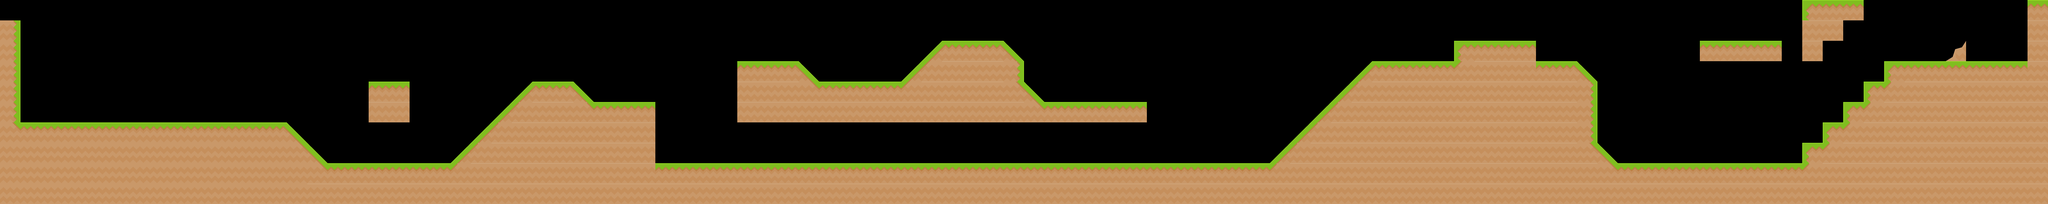

A 2D game scene composited from a Tiled map and its tileset images. What follows is a short description and the map's XML, with every tile layer's data as written:
An orthogonal 100x10 tile map with 70x70 px tiles, 1 tile layer (Kachelebene 1), 2 tilesets.

<map version="1.2" tiledversion="1.2.3" orientation="orthogonal" renderorder="right-down" width="100" height="10" tilewidth="70" tileheight="70" infinite="0" nextlayerid="4" nextobjectid="1">
 <tileset firstgid="1" source="Spritesheet_ground.tsx" />
 <tileset firstgid="129" source="sheet.tsx" />
 <layer id="1" name="Kachelebene 1" width="100" height="10">
  <data encoding="csv">
0,0,0,0,0,0,0,0,0,0,0,0,0,0,0,0,0,0,0,0,0,0,0,0,0,0,0,0,0,0,0,0,0,0,0,0,0,0,0,0,0,0,0,0,0,0,0,0,0,0,0,0,0,0,0,0,0,0,0,0,0,0,0,0,0,0,0,0,0,0,0,0,0,0,0,0,0,0,0,0,0,0,0,0,0,0,0,0,166,154,154,0,0,0,0,0,0,0,0,154,
131,0,0,0,0,0,0,0,0,0,0,0,0,0,0,0,0,0,0,0,0,0,0,0,0,0,0,0,0,0,0,0,0,0,0,0,0,0,0,0,0,0,0,0,0,0,0,0,0,0,0,0,0,0,0,0,0,0,0,0,0,0,0,0,0,0,0,0,0,0,0,0,0,0,0,0,0,0,0,0,0,0,0,0,0,0,0,0,158,158,0,0,0,0,0,0,0,0,0,158,
131,0,0,0,0,0,0,0,0,0,0,0,0,0,0,0,0,0,0,0,0,0,0,0,0,0,0,0,0,0,0,0,0,0,0,0,0,0,0,0,0,0,0,0,0,174,154,154,154,133,0,0,0,0,0,0,0,0,0,0,0,0,0,0,0,0,0,0,0,0,0,166,154,154,154,0,0,0,0,0,0,0,0,154,154,154,154,0,158,0,0,0,0,0,0,150,0,0,0,158,
131,0,0,0,0,0,0,0,0,0,0,0,0,0,0,0,0,0,0,0,0,0,0,0,0,0,0,0,0,0,0,0,0,0,0,0,154,154,154,133,0,0,0,0,174,173,158,158,158,131,0,0,0,0,0,0,0,0,0,0,0,0,0,0,0,0,174,154,154,154,154,173,158,158,158,154,154,133,0,0,0,0,0,0,0,0,0,0,0,0,0,0,166,154,154,154,154,154,154,158,
131,0,0,0,0,0,0,0,0,0,0,0,0,0,0,0,0,0,154,154,0,0,0,0,0,174,154,154,133,0,0,0,0,0,0,0,158,158,158,132,154,154,154,154,173,158,158,158,158,132,133,0,0,0,0,0,0,0,0,0,0,0,0,0,0,174,134,158,158,158,158,158,158,158,158,158,158,131,0,0,0,0,0,0,0,0,0,0,0,0,0,166,134,158,158,158,158,158,158,158,
131,0,0,0,0,0,0,0,0,0,0,0,0,0,0,0,0,0,158,158,0,0,0,0,174,134,158,158,145,154,154,154,0,0,0,0,158,158,158,158,158,158,158,158,158,158,158,158,158,158,132,154,154,154,154,154,0,0,0,0,0,0,0,0,174,134,158,158,158,158,158,158,158,158,158,158,158,131,0,0,0,0,0,0,0,0,0,0,0,0,166,134,158,158,158,158,158,158,158,158,
132,154,154,154,154,154,154,154,154,154,154,154,154,154,133,0,0,0,0,0,0,0,0,174,134,158,158,158,158,158,158,158,0,0,0,0,0,0,0,0,0,0,0,0,0,0,0,0,0,0,0,0,0,0,0,0,0,0,0,0,0,0,0,174,134,158,158,158,158,158,158,158,158,158,158,158,158,131,0,0,0,0,0,0,0,0,0,0,0,166,134,158,158,158,158,158,158,158,158,158,
164,164,164,164,164,164,164,164,164,164,164,164,164,164,132,133,0,0,0,0,0,0,174,134,158,158,158,158,158,158,158,158,0,0,0,0,0,0,0,0,0,0,0,0,0,0,0,0,0,0,0,0,0,0,0,0,0,0,0,0,0,0,174,134,158,158,158,158,158,158,158,158,158,158,158,158,158,132,133,0,0,0,0,0,0,0,0,0,166,134,158,158,158,158,158,158,158,158,158,158,
164,164,164,164,164,164,164,164,164,164,164,164,164,164,164,132,154,154,154,154,154,154,134,158,158,158,158,158,158,158,158,158,154,154,154,154,154,154,154,154,154,154,154,154,154,154,154,154,154,154,154,154,154,154,154,154,154,154,154,154,154,154,134,158,158,158,158,158,158,158,158,158,158,158,158,158,158,158,132,154,154,154,154,154,154,154,154,154,134,158,158,158,158,158,158,158,158,158,158,158,
164,164,164,164,164,164,164,164,164,164,164,164,164,164,164,158,158,158,158,158,158,158,158,158,158,158,158,158,158,158,158,158,158,158,158,158,158,158,158,158,158,158,158,158,158,158,158,158,158,158,158,158,158,158,158,158,158,158,158,158,158,158,158,158,158,158,158,158,158,158,158,158,158,158,158,158,158,158,158,158,158,158,158,158,158,158,158,158,158,158,158,158,158,158,158,158,158,158,158,158
</data>
 </layer>
</map>
